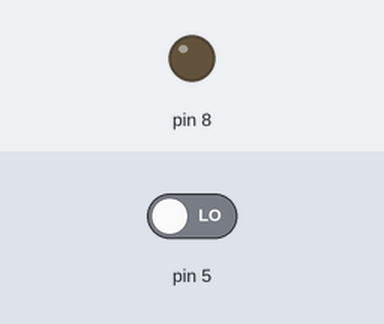
This sketch was run on a simulated Arduino Uno, built with avr-gcc and run on an emulated ATmega328P. Shown: output pins drawn as LEDs (lit = HIGH). Inputs (shaded band) come from the test bench; at power-on: pin 5 LOW.

Above: at 1.2 s.
1.3 s: pin 5 driven HIGH
At 1.7 s:
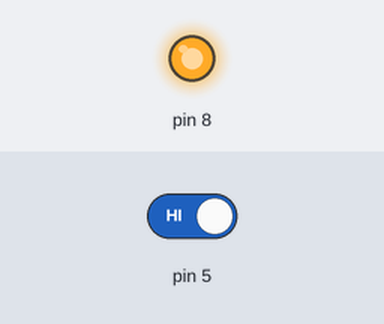
4.3 s: pin 5 driven LOW
At 5.2 s:
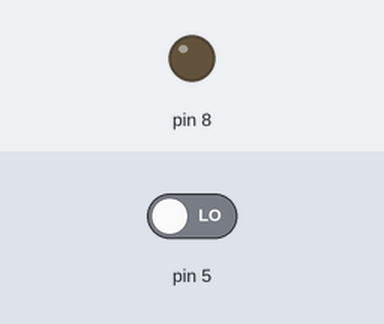
Timing chart, 0 to 7.3 s (numbered marks = the images above; inputs shaded):
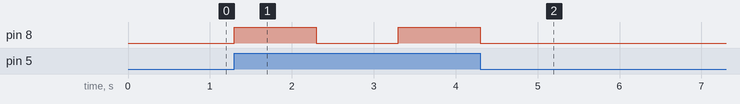

The sketch:

Vibration_Sensor.ino
```cpp
void setup()
{
  pinMode(5,INPUT);
  pinMode(8,OUTPUT);
}

void loop()
{
  int val;
  val=digitalRead(5);
  if(val==1)
  {
    digitalWrite(8,HIGH);
    delay(1000);
    digitalWrite(8,LOW);
    delay(1000);
   }
   else
   digitalWrite(8,LOW);
}
```

Measured:
- after the input at 1.3 s, pin 8: LOW → HIGH at once, → LOW 1.0 s later, → HIGH 1.0 s later
- after the input at 4.3 s, pin 8: goes on until 4.3 s, then stays LOW
